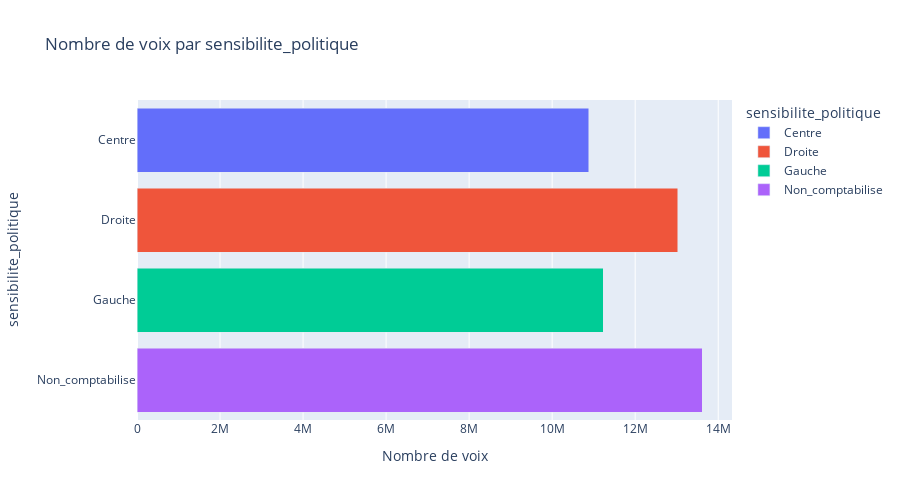

This figure's notebook cell:
### Code cell
#Avec les non-Comptabilisé
fig = px.bar(
    result_sensibilite_politique,
    x="nb_voix",
    y="sensibilite_politique",
    color="sensibilite_politique",
    title="Nombre de voix par sensibilite_politique",
    labels={"nb_voix": "Nombre de voix", "sensibilite_politique": "sensibilite_politique"},
    barmode="stack"
)
fig.update_layout(
    xaxis_title="Nombre de voix",
    yaxis_title="sensibilite_politique",
    barmode="stack",
    height=500  # Ajuster la hauteur pour améliorer la lisibilité
)
fig.show()

### Figure 1 — Plotly figure (JSON) as saved in the notebook; plotly's stock layout.template omitted (floating-point values rounded to 4 significant figures)
{"data": [{"alignmentgroup": "True", "hovertemplate": "sensibilite_politique=%{y}<br>Nombre de voix=%{x}<extra></extra>", "legendgroup": "Centre", "marker": {"color": "#636efa", "pattern": {"shape": ""}}, "name": "Centre", "offsetgroup": "Centre", "orientation": "h", "showlegend": true, "textposition": "auto", "type": "bar", "x": [10884445], "xaxis": "x", "y": ["Centre"], "yaxis": "y"}, {"alignmentgroup": "True", "hovertemplate": "sensibilite_politique=%{y}<br>Nombre de voix=%{x}<extra></extra>", "legendgroup": "Droite", "marker": {"color": "#EF553B", "pattern": {"shape": ""}}, "name": "Droite", "offsetgroup": "Droite", "orientation": "h", "showlegend": true, "textposition": "auto", "type": "bar", "x": [13023231], "xaxis": "x", "y": ["Droite"], "yaxis": "y"}, {"alignmentgroup": "True", "hovertemplate": "sensibilite_politique=%{y}<br>Nombre de voix=%{x}<extra></extra>", "legendgroup": "Gauche", "marker": {"color": "#00cc96", "pattern": {"shape": ""}}, "name": "Gauche", "offsetgroup": "Gauche", "orientation": "h", "showlegend": true, "textposition": "auto", "type": "bar", "x": [11225271], "xaxis": "x", "y": ["Gauche"], "yaxis": "y"}, {"alignmentgroup": "True", "hovertemplate": "sensibilite_politique=%{y}<br>Nombre de voix=%{x}<extra></extra>", "legendgroup": "Non_comptabilise", "marker": {"color": "#ab63fa", "pattern": {"shape": ""}}, "name": "Non_comptabilise", "offsetgroup": "Non_comptabilise", "orientation": "h", "showlegend": true, "textposition": "auto", "type": "bar", "x": [13614929], "xaxis": "x", "y": ["Non_comptabilise"], "yaxis": "y"}], "layout": {"barmode": "stack", "height": 500, "legend": {"title": {"text": "sensibilite_politique"}, "tracegroupgap": 0}, "title": {"text": "Nombre de voix par sensibilite_politique"}, "xaxis": {"anchor": "y", "domain": [0, 1], "title": {"text": "Nombre de voix"}}, "yaxis": {"anchor": "x", "categoryarray": ["Non_comptabilise", "Gauche", "Droite", "Centre"], "categoryorder": "array", "domain": [0, 1], "title": {"text": "sensibilite_politique"}}}}
